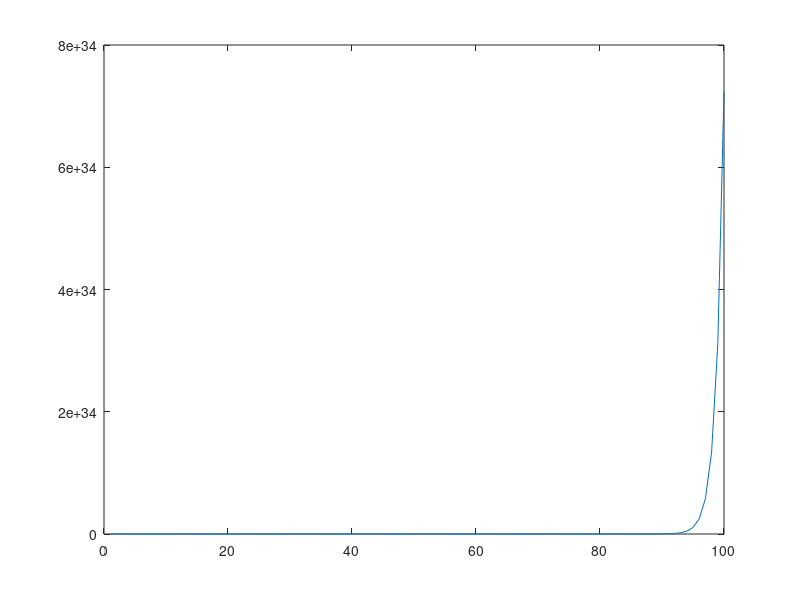

Here is the MATLAB script that generated this plot:
clc; close all;
clear all;
sinfunc = @(xx) sin(2*xx)

%determine the input
x = 0:1/10:2*pi;
x = x';
f = sinfunc(x);
%add gaussian noise to input signal
% f = f + 0.1*randn(size(f));

%plot(x,f)
% i define the points for the centers
xi = [0;pi/2; 2*pi/3; pi; 2*pi];
dist = 0.4;
%so, input is the x, xi is the centers
[ii,jj] = size(xi);
[kk,ll] = size(x);
[insize, ndata] = size(f);
for ss = 1:ii
   r = x(:,1) - xi(ss,1);
   rr(:,ss) = r;
end
   
phi = exp((-rr.^2)/2*dist);
phiphi = phi';
w = [0; 0; 0.5; -1; 0];
eta = 0.01;
err_val = 1000;
iter = 100;
des_val = 0.001;
% while err_val >0.0001
% while iter < 1000
for ii = 1:iter
    
for ss = 1:kk
    err_val;
    get_phi = phiphi(:,ss);
    err_val = sinfunc(x(kk,:)) - get_phi' * w ;
    temp_delta = -1*eta*err_val*get_phi;
    deltaw = temp_delta;
    w = w + deltaw;
% % %     out = phi*w;
% % %     errors = sqrt((1/insize)*sum((out - f).^2));
% % %     iter = iter + 1;
% % %     iter2(1,kk) = iter;
% % %     
%     if err_val > des_val
%         break 
%     end
% err_val

% err_val2(1,kk) = err_val;
end
funct = sinfunc(x);
error(ii) = mean(abs(funct - get_phi' * w));
end


plot(1:100,error)
% % % % % plot(x,f)
% % % % % hold on
% % % % % plot(x,phi*w)
% end
% plot(iter2, err_val2);

%% stop here!!

% phi_tr = phi'; %use this phi_tr and set random dots
% get_phi = phi_tr(:,5)
% %% delta w
% w = [0; 0; 0.5; -1; 0];
% iter = 0
% nio = 0.001;
% err_val = 1000;
% 
% while err_val > 0.001
% err_val = sinfunc(use_x) - (so_phi' * w);
% deltaw = -1*nio*err_val*so_phi;
% w_new = w + deltaw;
% w = w_new;
% iter = iter + 1
% err_val
% end
% 
% 
% 
% use_x = pi/3;
% phi = @(xx, yy, zz) exp((-(xx - yy)^2)/(2*(zz))) %xx = X val; yy = xi val; zz = dist val

%% algorithm to make the Phi values as (5x1)
% [ii,jj] = size(xi);

%this thing is to get Phi(xk)
% for ss = 1: ii
% vect_phi = phi(use_x, xi(ss,1), dist);
% so_phi(ss,:) = vect_phi;
% end
%trying to find delta w

%w = ((phi'*phi)^(-1))*phi'*f;
%w = randn(5,1);



% t_f = sin(2*xi);
% 
% tot_err2 = 10000;
% 
% 
% 
% 
% %phi_drule = 
% 
% err = (f-phi*w) %it should be f-phi'-w
% delta_w = nio*err'*phi %i change the err part, it shd be not transposed
% %while tot_err2 >0.1
    

%end

 %target is from the radial points
 %basis = f^(x) => targetnya berarti.. (t_f)
%sum of each column of phi*W = f(xk) or f(k)
%total error = ||phi*w - f||
%weight update = phiT * phi * w_new = phiT *f

%%next step: find the weight update algorithm!!


